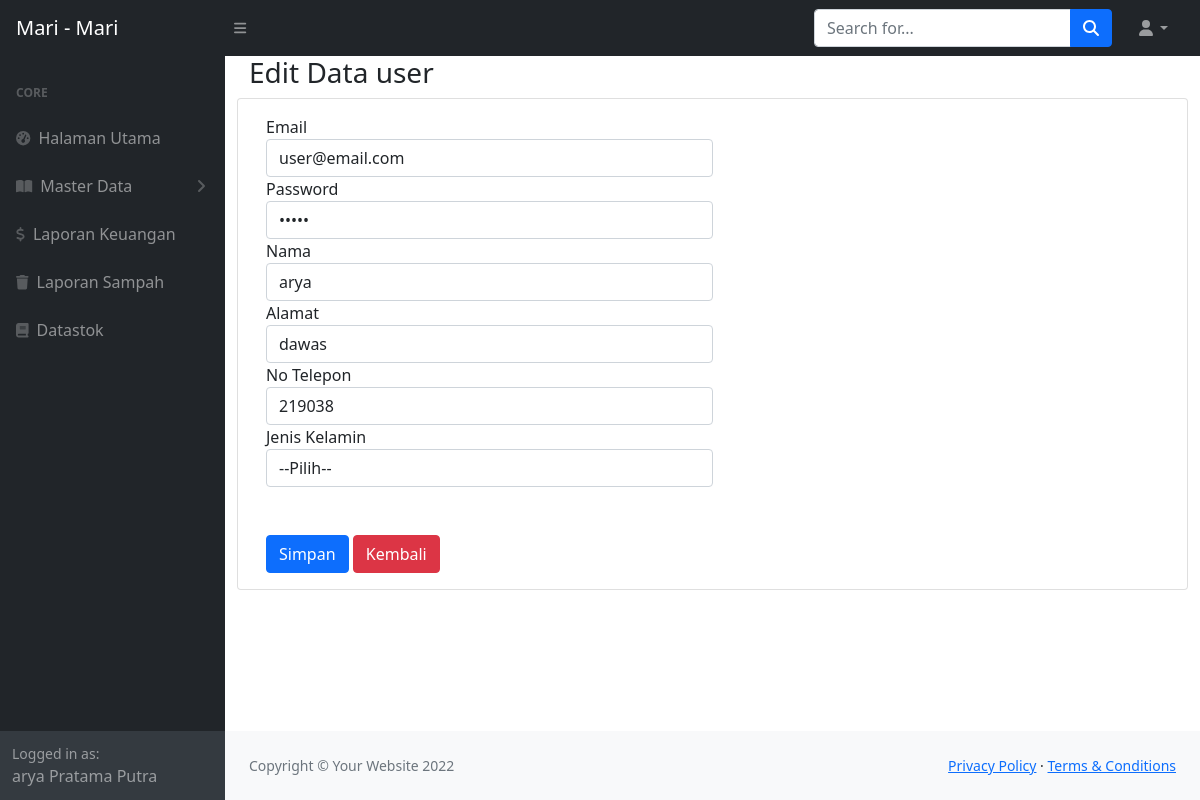
The app's page /petugas/edituser.php?id=13302 (signed in) with its own data.
### tables this page shows
CREATE TABLE `tb_user` (
  `id_user` varchar(100) NOT NULL,
  `nama` varchar(100) NOT NULL,
  `alamat` varchar(100) NOT NULL,
  `email` varchar(100) NOT NULL,
  `jenis_kelamin` varchar(100) NOT NULL,
  `no_telepon` varchar(100) NOT NULL,
  `password` varchar(100) NOT NULL,
  `hak_akses` varchar(100) NOT NULL
);

### petugas/sesipetugas.php (called while the page is built, shortened)
<?php
        include '../Action_front/koneksi.php';
        $id = $_SESSION['sesipetugas'];
        $selectuser = mysqli_query($koneksi,"SELECT * FROM `tb_user` WHERE `id_user` = '$id'");
        $arrayselector = mysqli_fetch_array($selectuser);
?>

### petugas/edituser.php (the view, shortened to what this page needs)
<?php
            include 'view/header.php';
            include 'view/sidebar.php';
?>
            <div id="layoutSidenav_content">
            <div class="container-fluid px-4">
                <main>
                    <h3>Edit Data user</h3>
                <div class="row">
                <?php
                       $id = $_GET['id'];
                       $qselect = mysqli_query($koneksi,"SELECT * FROM `tb_user` WHERE id_user = '$id'");
                       $data = mysqli_fetch_array($qselect);
               ?>
                    <div class="card mb-4">
                    <div class="card-body">
                    <form action = "Proses/edituser.php" method="POST">
                            <div class="form-row">
                                <div class="form-group col-md-6">
                                <label for="inputEmail4">Email</label>
                                <input type="email"  name = "email" class="form-control" id="inputEmail4" placeholder="Email" value = "<?php echo $data['email'];  ?>">
                                </div>
                                <div class="form-group col-md-6">
                                <label for="inputPassword4">Password</label>
                                <input type="password"  class="form-control" id="inputPassword4" placeholder="Password" name = "password" value = "<?php echo $data['password'];  ?>">
                                </div>
                            </div>
                            <div class="form-row">
                                <div class="form-group col-md-6">
                                <label for="inputCity">Nama</label>
                                <input type="text"   name = "nama" placeholder="Nama" class="form-control" id="inputCity" value = "<?php echo $data['nama'];  ?>">
                                </div>
                                <div class="form-row">
                                <div class="form-group col-md-6">
                                <label for="inputCity">Alamat</label>
                                <input type="text"  name = "alamat" placeholder="Alamat" class="form-control" id="inputCity" value = "<?php echo $data['alamat'];  ?>">
                                </div>
                                <div class="form-row">
                                <div class="form-group col-md-6">
                                <label for="inputCity">No Telepon</label>
                                <input type="text"  name = "nohp" placeholder="No Telepon" class="form-control" id="inputCity" value = "<?php echo $data['no_telepon'];  ?>">
                                </div>
                                <div class="form-group col-md-6">
                                <label for="inputState">Jenis Kelamin</label>
                                <select id="inputState" name = "jeniskelamin" class="form-control">
                                    <option value = "<?php echo $data['jenis_kelamin'];  ?>" >--Pilih--</option>
                                </select>
                                </div>
                                <br>
                                <br>
                            <button type="submit" name="fdaftar" class="btn btn-primary">Simpan</button>
                            <button type="submit" name ="fclose" class="btn btn-danger">Kembali</button>
                            </form>
            </main>
</div>
    </body>
</html>
<?php
    include 'view/footer.php';
?>

### petugas/view/sidebar.php (shortened to what this page needs)
<div id="layoutSidenav">
            <div id="layoutSidenav_nav">
                <nav class="sb-sidenav accordion sb-sidenav-dark" id="sidenavAccordion">
                    <div class="sb-sidenav-menu">
                        <div class="nav">
                            <div class="sb-sidenav-menu-heading">Core</div>
                            <a class="nav-link" href="index.php">
                                <div class="sb-nav-link-icon"><i class="fas fa-tachometer-alt"></i></div>
                                Halaman Utama
                            </a>
                            <a class="nav-link collapsed" href="#" data-bs-toggle="collapse" data-bs-target="#collapsePages" aria-expanded="false" aria-controls="collapsePages">
                                <div class="sb-nav-link-icon"><i class="fas fa-book-open"></i></div>
                                Master Data
                                <div class="sb-sidenav-collapse-arrow"><i class="fas fa-angle-down"></i></div>
                            </a>
                            <a class="nav-link" href="keuangan.php">
                                <div class="sb-nav-link-icon"><i class="fas fa-dollar"></i></div>
                                Laporan Keuangan
                            </a>
                            <a class="nav-link" href="totalsampah.php">
                                <div class="sb-nav-link-icon"><i class="fas fa-trash"></i></div>
                                Laporan Sampah
                            </a>
                            <a class="nav-link" href="datastok.php">
                                <div class="sb-nav-link-icon"><i class="fas fa-book"></i></div>
                                Datastok
                            </a>
                        </div>
                    </div>
                    <div class="sb-sidenav-footer">
                        <div class="small">Logged in as:</div>
                        <?php
                        echo $arrayselector['nama'];
            ?>
                    </div>
                </nav>
            </div>

### records on screen
tb_user: nama "arya Pratama Putra"
tb_user: email "user@email.com", nama "arya", alamat "dawas", nohp "219038"
